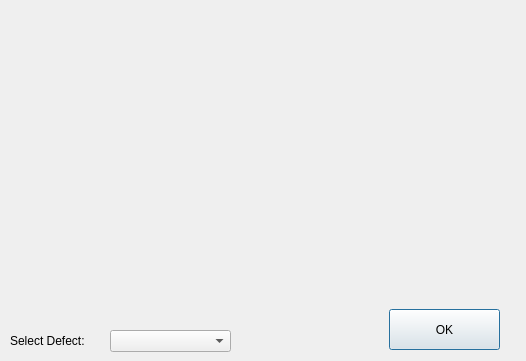
<?xml version="1.0" encoding="UTF-8"?>
<ui version="4.0">
 <class>DialogDefectSelect</class>
 <widget class="QDialog" name="DialogDefectSelect">
  <property name="geometry">
   <rect>
    <x>0</x>
    <y>0</y>
    <width>526</width>
    <height>361</height>
   </rect>
  </property>
  <property name="windowTitle">
   <string>Defect Select</string>
  </property>
  <widget class="QLabel" name="LabelDefectSelect">
   <property name="geometry">
    <rect>
     <x>10</x>
     <y>330</y>
     <width>91</width>
     <height>21</height>
    </rect>
   </property>
   <property name="text">
    <string>Select Defect:</string>
   </property>
  </widget>
  <widget class="QComboBox" name="ComboSelect">
   <property name="geometry">
    <rect>
     <x>110</x>
     <y>330</y>
     <width>121</width>
     <height>22</height>
    </rect>
   </property>
  </widget>
  <widget class="QPushButton" name="BtOk">
   <property name="geometry">
    <rect>
     <x>389</x>
     <y>309</y>
     <width>111</width>
     <height>41</height>
    </rect>
   </property>
   <property name="text">
    <string>OK</string>
   </property>
  </widget>
  <widget class="QLabel" name="LabelNotice">
   <property name="geometry">
    <rect>
     <x>10</x>
     <y>310</y>
     <width>371</width>
     <height>20</height>
    </rect>
   </property>
   <property name="text">
    <string/>
   </property>
  </widget>
 </widget>
 <resources/>
 <connections/>
</ui>
